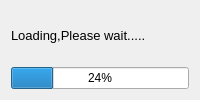
<ui version="4.0" >
 <class>progressbarClass</class>
 <widget class="QWidget" name="progressbarClass" >
    <property name="windowTitle" >
   <string>progressbar</string>
  </property>
  <layout class="QVBoxLayout" name="verticalLayout" >
   <item>
    <widget class="QLabel" name="label" >
     <property name="text" >
      <string>&lt;!DOCTYPE HTML PUBLIC "-//W3C//DTD HTML 4.0//EN" "http://www.w3.org/TR/REC-html40/strict.dtd">
&lt;html>&lt;head>&lt;meta name="qrichtext" content="1" />&lt;style type="text/css">
p, li { white-space: pre-wrap; }
&lt;/style>&lt;/head>&lt;body style=" font-family:'MS Shell Dlg 2'; font-size:8.25pt; font-weight:400; font-style:normal;">
&lt;p style=" margin-top:0px; margin-bottom:0px; margin-left:0px; margin-right:0px; -qt-block-indent:0; text-indent:0px;">&lt;span style=" font-size:10pt;">Loading,Please wait.....&lt;/span>&lt;/p>&lt;/body>&lt;/html></string>
     </property>
    </widget>
   </item>
   <item>
    <widget class="QProgressBar" name="progressBar" >
     <property name="value" >
      <number>24</number>
     </property>
    </widget>
   </item>
  </layout>
 </widget>
 <layoutdefault spacing="6" margin="11" />
 <resources/>
 <connections/>
</ui>
